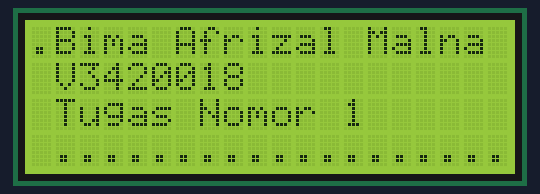
This sketch was run on a simulated Arduino Uno, built with avr-gcc and run on an emulated ATmega328P. On the bench: 20×4 character LCD.

Above: at 0.2 s.
At 1.2 s:
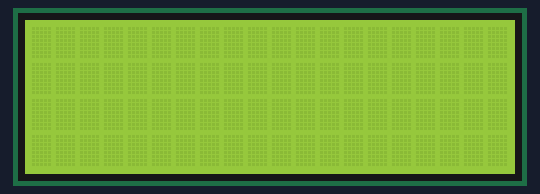
At 2.2 s:
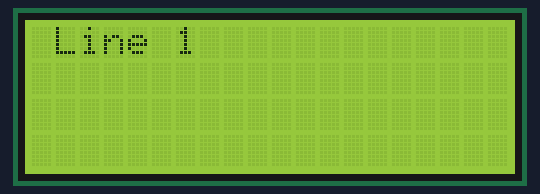
At 2.7 s:
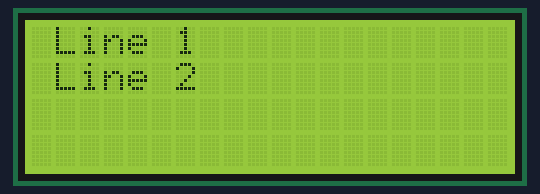
At 3.7 s:
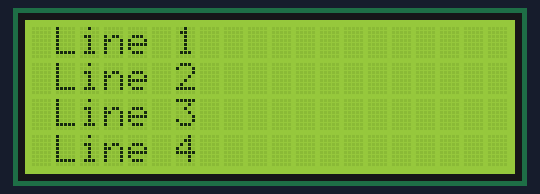
At 4.8 s:
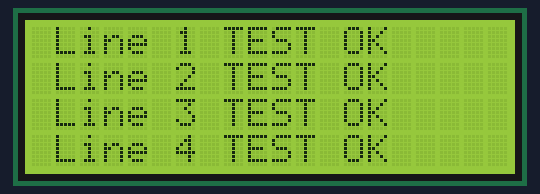

The sketch:

no1.ino
```cpp
#include <Wire.h> //library I2C
#include <LiquidCrystal_I2C.h> //library LCD
LiquidCrystal_I2C lcd(0x20 ,20,4); //I2C address for PCF8574

void setup()
{
 lcd.begin(20, 4); //perintah mulai
 lcd.backlight();
 lcd.setCursor(1,0);
 lcd.print("Bima Afrizal Malna");
 lcd.setCursor(1,1);
 lcd.print("V3420018");
 lcd.setCursor(1,2);
 lcd.print("Tugas Nomor 1");
 lcd.setCursor(1,3);
 lcd.print("....................");
}
void loop()
{
  {delay(1000);
  lcd.clear();
  delay(1000);
  lcd.setCursor(1,0);
  lcd.print("Line 1");
  delay(500);
  lcd.setCursor(1,1);
  lcd.print("Line 2");
  delay(500);
  lcd.setCursor(1,2);
  lcd.print("Line 3");
  delay(500);
  lcd.setCursor(1,3);
  lcd.print("Line 4");
  delay(1000);
  lcd.setCursor(1,0);
  lcd.print("Line 1 TEST OK  ");
  lcd.setCursor(1,1);
  lcd.print("Line 2 TEST OK  ");
  lcd.setCursor(1,2);
  lcd.print("Line 3 TEST OK  ");
  lcd.setCursor(1,3);
  lcd.print("Line 4 TEST OK  ");
  delay(2000);
}
}
```

Measured:
- by itself, everything shown: repeats every 6.6 s, in 6 steps
- what the display in image 1 shows lasts 1.0 s, from 1.1 s to 2.1 s
- what the display in image 2 shows lasts 0.5 s, from 2.1 s to 2.6 s
- what the display in image 4 shows lasts 1.0 s, from 3.7 s to 4.7 s
- what the display in image 5 shows lasts 3.0 s, from 4.7 s to 7.7 s
